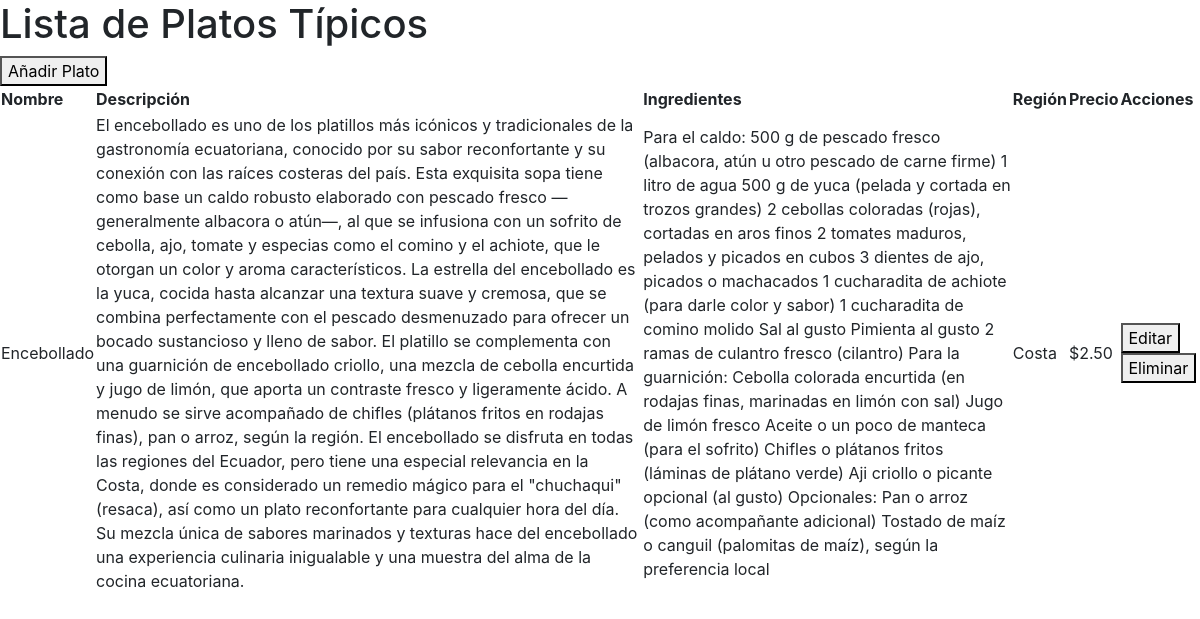
The page / on the database its author committed.
### MyApp/models.py (models this page shows, shortened)
class PlatosTipicosDeEcuador(models.Model):
    nombre = models.CharField(max_length=100)
    descripcion = models.TextField()
    ingredientes = models.TextField()
    precio = models.DecimalField(max_digits=6, decimal_places=2)
    region = models.CharField(max_length=100)

### MyApp/views.py (the view)
# urls.py: path('', views.listPlatosTipicos, name='listPlatosTipicos'),
def listPlatosTipicos(request: HttpRequest):
    context = {
        'platos':    PlatosTipicosDeEcuador.objects.all()
    }
    return render(request, 'listPlatosTipicos.html', context)

### MyApp/templates/listPlatosTipicos.html (shortened to what this page needs)
<!DOCTYPE html>
<html>
<head>
    <link rel="stylesheet" href="https://maxcdn.bootstrapcdn.com/bootstrap/4.5.2/css/bootstrap.min.css">
</head>
<body>
    <h1>Lista de Platos Típicos</h1>
    <button onclick="window.location.href='/addPlatoTipico'">Añadir Plato</button>
    <table>
        <thead>
            <tr>
                <th>Nombre</th>
                <th>Descripción</th>
                <th>Ingredientes</th>
                <th>Región</th>
                <th>Precio</th>
                <th>Acciones</th>
            </tr>
        </thead>
        <tbody>
            {% for plato in platos %}
            <tr>
                <td>{{ plato.nombre }}</td>
                <td>{{ plato.descripcion }}</td>
                <td>{{ plato.ingredientes }}</td>
                <td>{{ plato.region }}</td>
                <td>${{ plato.precio }}</td>
                <td>
                    <button onclick="editPlato('{{ plato.id }}')">Editar</button>
                    <button onclick="deletePlato('{{ plato.id }}')">Eliminar</button>
                </td>
            </tr>
            {% endfor %}
        </tbody>
    </table>
</body>
</html>

### rows shown on the page
PlatosTipicosDeEcuador: nombre "Encebollado", descripcion "El encebollado es uno de los platillos más icónicos y tradicionales de la gastronomía ecuatoriana, conocido por su sabor reconfortante y su conexión con las raíces costeras del país. Esta exquisita sopa tiene como base un caldo robusto elaborado con pescado fresco —generalmente albacora o atún—, al que se infusiona con un sofrito de cebolla, ajo, tomate y especias como el comino y el achiote, que le otorgan un color y aroma característicos. La estrella del encebollado es la yuca, cocida hasta alcanzar una textura suave y cremosa, que se combina perfectamente con el pescado desmenuzado para ofrecer un bocado sustancioso y lleno de sabor. El platillo se complementa con una guarnición de…", ingredientes "Para el caldo: 500 g de pescado fresco (albacora, atún u otro pescado de carne firme) 1 litro de agua 500 g de yuca (pelada y cortada en trozos grandes) 2 cebollas coloradas (rojas), cortadas en aros finos 2 tomates maduros, pelados y picados en cubos 3 dientes de ajo, picados o machacados 1 cucharadita de achiote (para darle color y sabor) 1 cucharadita de comino molido Sal al gusto Pimienta al gusto 2 ramas de culantro fresco (cilantro) Para la guarnición: Cebolla colorada encurtida (en rodajas finas, marinadas en limón con sal) Jugo de limón fresco Aceite o un poco de manteca (para el sofrito) Chifles o plátanos fritos (láminas de plátano verde) Aji criollo o picante opcional (al gusto)…", region "Costa", precio "2.50"
